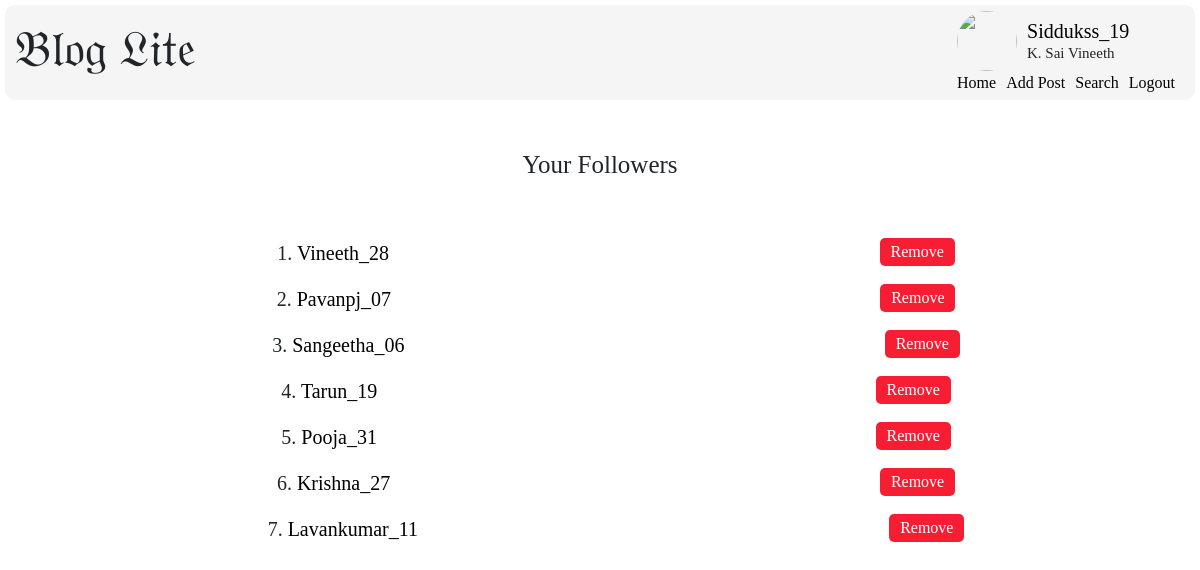
The page /followers/Siddukss_19 (signed in) on the database its author committed.
### application/models.py (models this page shows)
class User(db.Model):
    __tablename__ = 'user'
    user_id = db.Column(db.Integer, autoincrement = True, primary_key = True, unique = True)
    name = db.Column(db.String, nullable = False)
    username = db.Column(db.String, nullable = False, unique = True)
    password = db.Column(db.String, nullable = False)
    email = db.Column(db.String, nullable = False, unique = True)
    mobile_number = db.Column(db.Integer, nullable = False, unique = True)
    created_date = db.Column(db.String, nullable = False)
    updated_date = db.Column(db.String, nullable = False)
    userposts = db.relationship('UserPosts', backref = 'user', lazy = True)
    profilepics = db.relationship('ProfilePics', backref = 'user', lazy = True)
    followers_list = db.relationship('Followers_List', backref = 'user', lazy = True)
    following_list = db.relationship('Following_List', backref = 'user', lazy = True)
    comments = db.relationship('Comments', backref='user', lazy = True)

### application/controllers.py (the view)
@app.route('/followers/<username>', methods=["GET"])
def view_followers(username):
    if not g.user:
        return redirect(url_for('session_expired'))
    if request.method == "GET":
        user = User.query.filter_by(username = username).first()
        followers = Followers_List.query.filter_by(user_id = user.user_id).all()
        followers_list = []
        for follower in followers:
            user = User.query.filter_by(user_id = follower.follower_id).first()
            followers_list.append(user)
        return render_template('view_followers.html', username = username, followers_list = followers_list, name = session['fullname'])

### application/controllers.py (called while the page is built)
@app.before_request
def before_request():
    g.user = None
    if 'user' in session:
        g.user = session['user']

@app.after_request
def after_request(response):
    response.headers["Cache-Control"] = "no-cache, no-store, must-revalidate, post-check=0, pre-check=0"
    return response

### templates/view_followers.html (shortened to what this page needs)
{% extends "base.html" -%}
{% block head -%}
    <link rel="stylesheet" type="text/css" href="{{ url_for('static', filename='followers-following.css') }}"/>
{% endblock -%}
{% block content -%}
    <div class="followers-heading-container">
        <h1 class="your-followers-heading">Your Followers</h1>
    </div>
    {% if followers_list|length %}
        <div id="followers-list-container">
            <ul>
                {% for i in range(followers_list|length) -%}
                    <li class="list-items">
                        <p class="user-list-user-name">
                            {{ i+1 }}.
                            <a href="{{ url_for('view_profile', temp_username = followers_list[i].username) }}">{{ followers_list[i].username }}</a>
                        </p>
                        <div>
                            <a href="{{ url_for('remove_follower', username = username, remove_id = followers_list[i].user_id) }}"><button class="remove-button">Remove</button></a>
                        </div>
                    </li>
                {% endfor -%}
            </ul>
        </div>
    {% else %}
        <div class="empty-list">
            <center><h5>Your Follower's list is empty ...</h5></center>
        </div>
    {% endif %}
{% endblock -%}

### templates/base.html (shortened to what this page needs)
<!DOCTYPE html>
<html>
<head>
    <link href="https://cdn.jsdelivr.net/npm/bootstrap@5.0.2/dist/css/bootstrap.min.css" rel="stylesheet"
>
    <link rel="stylesheet" type="text/css" href="{{ url_for('static', filename='header.css') }}"/>
    {% block head -%}{% endblock -%}
</head>
<body>
    <header>
        <div class="head-container">
            <div class="logo-container">
                <h1>𝔅𝔩𝔬𝔤 𝔏𝔦𝔱𝔢</h1>
            </div>
            <div class="profile-container">
                <div class="upper-section">
                    {% if session['default_profilepic'] %}
                        <img src="{{ url_for('static', filename='images/blank-profile-picture.png') }}" id="userProfilePic" class="user-profile-pic" />
                    {% else %}
                        <img src="{{ url_for('renderprofilepic', username = username) }}" id="userProfilePic" class="user-profile-pic" />
                    {% endif %}
                    <div id="names-container">
                        <a href="{{ url_for('profile', username = username) }}"><h5 class="user-name">{{ username }}</h5></a>
                        <p class="full-name">{{ session['fullname'] }}</p>
                    </div>
                </div>
                <div class="lower-section">
                    <a class="links-in-header" href="{{ url_for('home') }}">Home</a>
                    <a class="links-in-header" href="{{ url_for('addpost', username = username) }}">Add Post</a>
                    <a class="links-in-header" href="{{ url_for('search') }}">Search</a>
                    <a class="links-in-header" href="{{ url_for('logout') }}">Logout</a>
                </div>
            </div>
        </div>
    </header>
    <main>
        {% block content -%}{% endblock -%}
    </main>
</body>
</html>

### static/header.css (style rules this page uses)
* { font-family: poppins; }
.head-container { display: flex; flex-direction: row; justify-content: space-between; padding: 10px 10px; background-color: whitesmoke; border-radius: 10px; margin: 5px 5px; height: 95px; align-items: center; }
.logo-container h1 { font-size: 50px; }
.upper-section { display: flex; flex-direction: row; align-items: center; justify-content: start; margin-right: 50px; }
.user-profile-pic { height: 60px; width: 60px; border-radius: 50%; margin-right: 10px; }
#names-container { height: 40px; margin: 0px; }
#names-container a { text-decoration: none; color: black; }
.user-name { margin: 10px 0px 10px 0px; line-height: 1px; }
.full-name { margin: 0px 0px 0px 0px; font-size: 15px; }
.lower-section { display: flex; flex-direction: row; align-items: center; justify-content: end; }
.links-in-header { margin-right: 10px; text-decoration: none; color: black; }
.lower-section a { position: relative; color: #000; text-decoration: none; }
.lower-section a::before { content: ""; position: absolute; display: block; width: 100%; height: 2px; bottom: 0; left: 0; background-color: blue; transform: scaleX(0); transition: transform 0.3s ease; }

### static/followers-following.css (style rules this page uses)
a { text-decoration: none; color: black; }
.followers-heading-container { display: flex; flex-direction: row; justify-content: space-around; margin: 50px 0px; }
.your-followers-heading { font-size: 25px; }
.user-list-user-name { font-size: 20px; }
.list-items { display: flex; flex-direction: row; justify-content: space-around; }
.remove-button { color: #ffffff; height: 28px; width: 75px; border-radius: 5px; border: none; background-color: #f71e33; }

### rows shown on the page
User: fullname "K. Sai Vineeth", username "Vineeth_28"
User: username "Pavanpj_07"
User: username "Sangeetha_06"
User: username "Tarun_19"
User: username "Pooja_31"
User: username "Krishna_27"
User: username "Lavankumar_11"

### other values the page prints
{{ username }} "Siddukss_19"
{{ i+1 }} "1" "2" "3" "4" "5" "6" "7"
